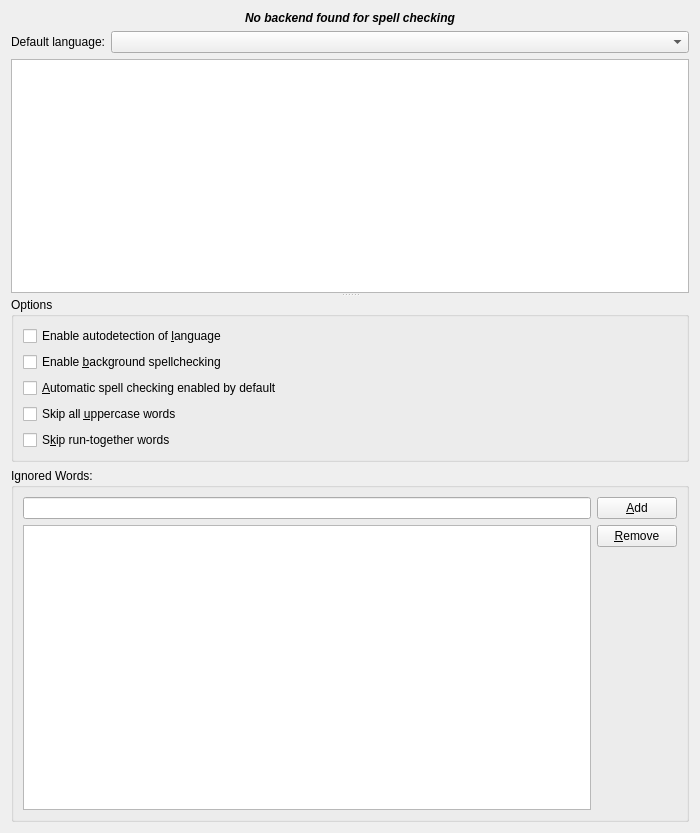
<?xml version="1.0" encoding="UTF-8"?>
<ui version="4.0">
 <author>Zack Rusin &lt;zack@kde.org&gt;</author>
 <comment>Licensed under GNU LGPL</comment>
 <class>SonnetConfigUI</class>
 <widget class="QWidget" name="SonnetConfigUI">
  <property name="geometry">
   <rect>
    <x>0</x>
    <y>0</y>
    <width>700</width>
    <height>833</height>
   </rect>
  </property>
  <layout class="QGridLayout" name="gridLayout">
   <item row="0" column="0" colspan="2">
    <widget class="QLabel" name="nobackendfound">
     <property name="font">
      <font>
       <weight>75</weight>
       <italic>true</italic>
       <bold>true</bold>
      </font>
     </property>
     <property name="text">
      <string>No backend found for spell checking</string>
     </property>
     <property name="alignment">
      <set>Qt::AlignCenter</set>
     </property>
    </widget>
   </item>
   <item row="1" column="0">
    <widget class="QLabel" name="textLabel1">
     <property name="text">
      <string>Default language:</string>
     </property>
     <property name="alignment">
      <set>Qt::AlignRight|Qt::AlignTrailing|Qt::AlignVCenter</set>
     </property>
    </widget>
   </item>
   <item row="1" column="1">
    <widget class="Sonnet::DictionaryComboBox" name="m_langCombo">
     <property name="sizePolicy">
      <sizepolicy hsizetype="Expanding" vsizetype="Fixed">
       <horstretch>0</horstretch>
       <verstretch>0</verstretch>
      </sizepolicy>
     </property>
    </widget>
   </item>
   <item row="2" column="0" colspan="2">
    <widget class="QSplitter" name="splitter">
     <property name="orientation">
      <enum>Qt::Vertical</enum>
     </property>
     <property name="childrenCollapsible">
      <bool>true</bool>
     </property>
     <widget class="QListWidget" name="languageList">
      <property name="toolTip">
       <string>Choose your preferred languages</string>
      </property>
     </widget>
     <widget class="QWidget" name="layoutWidget">
      <layout class="QVBoxLayout" name="verticalLayout_2">
       <item>
        <widget class="QGroupBox" name="groupBox1">
         <property name="title">
          <string>Options</string>
         </property>
         <layout class="QGridLayout">
          <item row="2" column="0">
           <widget class="QCheckBox" name="kcfg_autodetectLanguage">
            <property name="text">
             <string>Enable autodetection of &amp;language</string>
            </property>
           </widget>
          </item>
          <item row="3" column="0">
           <widget class="QCheckBox" name="kcfg_backgroundCheckerEnabled">
            <property name="text">
             <string>Enable &amp;background spellchecking</string>
            </property>
           </widget>
          </item>
          <item row="4" column="0">
           <widget class="QCheckBox" name="kcfg_checkerEnabledByDefault">
            <property name="text">
             <string>&amp;Automatic spell checking enabled by default</string>
            </property>
           </widget>
          </item>
          <item row="5" column="0">
           <widget class="QCheckBox" name="kcfg_skipUppercase">
            <property name="text">
             <string>Skip all &amp;uppercase words</string>
            </property>
           </widget>
          </item>
          <item row="6" column="0">
           <widget class="QCheckBox" name="kcfg_skipRunTogether">
            <property name="text">
             <string>S&amp;kip run-together words</string>
            </property>
           </widget>
          </item>
         </layout>
        </widget>
       </item>
       <item>
        <widget class="QGroupBox" name="groupBox">
         <property name="title">
          <string>Ignored Words:</string>
         </property>
         <layout class="QVBoxLayout" name="verticalLayout">
          <item>
           <layout class="QGridLayout" name="ignoredWordsLayout">
            <item row="1" column="0">
             <widget class="QListWidget" name="ignoreListWidget"/>
            </item>
            <item row="0" column="0">
             <widget class="QLineEdit" name="newIgnoreEdit"/>
            </item>
            <item row="0" column="1">
             <widget class="QPushButton" name="addButton">
              <property name="text">
               <string>&amp;Add</string>
              </property>
              <property name="icon">
               <iconset theme="list-add">
                <normaloff>.</normaloff>.</iconset>
              </property>
             </widget>
            </item>
            <item row="1" column="1">
             <layout class="QVBoxLayout" name="removeButtonLayout">
              <item>
               <widget class="QPushButton" name="removeButton">
                <property name="text">
                 <string>&amp;Remove</string>
                </property>
                <property name="icon">
                 <iconset theme="list-remove">
                  <normaloff>.</normaloff>.</iconset>
                </property>
               </widget>
              </item>
              <item>
               <spacer name="verticalSpacer">
                <property name="orientation">
                 <enum>Qt::Vertical</enum>
                </property>
                <property name="sizeHint" stdset="0">
                 <size>
                  <width>20</width>
                  <height>40</height>
                 </size>
                </property>
               </spacer>
              </item>
             </layout>
            </item>
           </layout>
          </item>
         </layout>
        </widget>
       </item>
      </layout>
     </widget>
    </widget>
   </item>
  </layout>
 </widget>
 <customwidgets>
  <customwidget>
   <class>Sonnet::DictionaryComboBox</class>
   <extends>QComboBox</extends>
   <header>dictionarycombobox.h</header>
  </customwidget>
 </customwidgets>
 <resources/>
 <connections/>
</ui>
